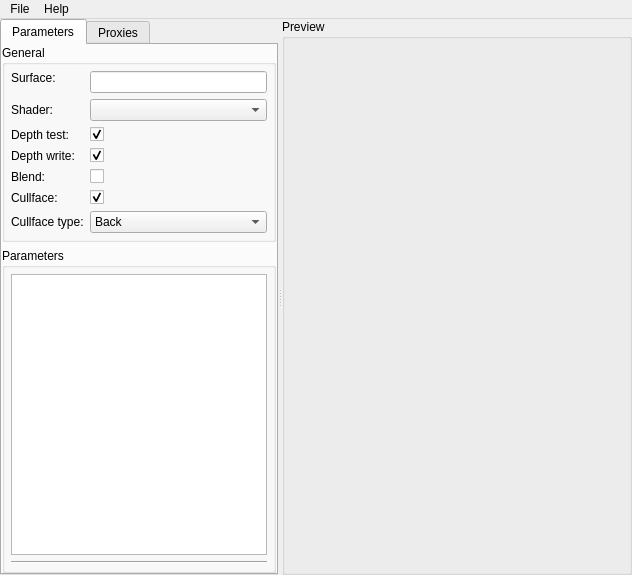
<?xml version="1.0" encoding="UTF-8"?>
<ui version="4.0">
 <class>Window_Editor</class>
 <widget class="QMainWindow" name="Window_Editor">
  <property name="geometry">
   <rect>
    <x>0</x>
    <y>0</y>
    <width>631</width>
    <height>575</height>
   </rect>
  </property>
  <property name="minimumSize">
   <size>
    <width>0</width>
    <height>0</height>
   </size>
  </property>
  <property name="maximumSize">
   <size>
    <width>16777215</width>
    <height>16777215</height>
   </size>
  </property>
  <property name="windowTitle">
   <string>LMTEditor</string>
  </property>
  <property name="windowIcon">
   <iconset resource="resource.qrc">
    <normaloff>:/icon.png</normaloff>:/icon.png</iconset>
  </property>
  <widget class="QWidget" name="centralwidget">
   <layout class="QHBoxLayout" name="horizontalLayout_2">
    <property name="spacing">
     <number>0</number>
    </property>
    <property name="leftMargin">
     <number>0</number>
    </property>
    <property name="topMargin">
     <number>0</number>
    </property>
    <property name="rightMargin">
     <number>0</number>
    </property>
    <property name="bottomMargin">
     <number>0</number>
    </property>
    <item>
     <widget class="QSplitter" name="splitter">
      <property name="sizePolicy">
       <sizepolicy hsizetype="Expanding" vsizetype="Preferred">
        <horstretch>0</horstretch>
        <verstretch>0</verstretch>
       </sizepolicy>
      </property>
      <property name="autoFillBackground">
       <bool>false</bool>
      </property>
      <property name="orientation">
       <enum>Qt::Horizontal</enum>
      </property>
      <widget class="QTabWidget" name="tabWidget_material">
       <property name="enabled">
        <bool>true</bool>
       </property>
       <property name="sizePolicy">
        <sizepolicy hsizetype="Minimum" vsizetype="Expanding">
         <horstretch>0</horstretch>
         <verstretch>0</verstretch>
        </sizepolicy>
       </property>
       <property name="currentIndex">
        <number>0</number>
       </property>
       <widget class="QWidget" name="tab_parameters">
        <attribute name="title">
         <string>Parameters</string>
        </attribute>
        <layout class="QVBoxLayout" name="verticalLayout">
         <property name="leftMargin">
          <number>0</number>
         </property>
         <property name="topMargin">
          <number>0</number>
         </property>
         <property name="rightMargin">
          <number>0</number>
         </property>
         <property name="bottomMargin">
          <number>0</number>
         </property>
         <item>
          <widget class="QGroupBox" name="groupBox_general">
           <property name="title">
            <string>General</string>
           </property>
           <property name="flat">
            <bool>false</bool>
           </property>
           <property name="checkable">
            <bool>false</bool>
           </property>
           <layout class="QFormLayout" name="formLayout_2">
            <property name="horizontalSpacing">
             <number>6</number>
            </property>
            <property name="verticalSpacing">
             <number>6</number>
            </property>
            <property name="leftMargin">
             <number>6</number>
            </property>
            <property name="topMargin">
             <number>6</number>
            </property>
            <property name="rightMargin">
             <number>6</number>
            </property>
            <property name="bottomMargin">
             <number>6</number>
            </property>
            <item row="0" column="0">
             <widget class="QLabel" name="label_surface">
              <property name="sizePolicy">
               <sizepolicy hsizetype="Expanding" vsizetype="Fixed">
                <horstretch>0</horstretch>
                <verstretch>0</verstretch>
               </sizepolicy>
              </property>
              <property name="text">
               <string>Surface:</string>
              </property>
             </widget>
            </item>
            <item row="0" column="1">
             <widget class="QLineEdit" name="lineEdit_surface">
              <property name="sizePolicy">
               <sizepolicy hsizetype="Minimum" vsizetype="Fixed">
                <horstretch>0</horstretch>
                <verstretch>0</verstretch>
               </sizepolicy>
              </property>
             </widget>
            </item>
            <item row="1" column="0">
             <widget class="QLabel" name="label_shader">
              <property name="sizePolicy">
               <sizepolicy hsizetype="Maximum" vsizetype="Preferred">
                <horstretch>0</horstretch>
                <verstretch>0</verstretch>
               </sizepolicy>
              </property>
              <property name="text">
               <string>Shader:</string>
              </property>
             </widget>
            </item>
            <item row="1" column="1">
             <widget class="QComboBox" name="comboBox_shader"/>
            </item>
            <item row="2" column="0">
             <widget class="QLabel" name="label_depthTest">
              <property name="sizePolicy">
               <sizepolicy hsizetype="Maximum" vsizetype="Preferred">
                <horstretch>0</horstretch>
                <verstretch>0</verstretch>
               </sizepolicy>
              </property>
              <property name="text">
               <string>Depth test:</string>
              </property>
             </widget>
            </item>
            <item row="2" column="1">
             <widget class="QCheckBox" name="checkBox_depthTest">
              <property name="text">
               <string/>
              </property>
              <property name="checked">
               <bool>true</bool>
              </property>
             </widget>
            </item>
            <item row="3" column="0">
             <widget class="QLabel" name="label_depthWrite">
              <property name="sizePolicy">
               <sizepolicy hsizetype="Maximum" vsizetype="Preferred">
                <horstretch>0</horstretch>
                <verstretch>0</verstretch>
               </sizepolicy>
              </property>
              <property name="text">
               <string>Depth write:</string>
              </property>
             </widget>
            </item>
            <item row="3" column="1">
             <widget class="QCheckBox" name="checkBox_depthWrite">
              <property name="text">
               <string/>
              </property>
              <property name="checked">
               <bool>true</bool>
              </property>
             </widget>
            </item>
            <item row="4" column="0">
             <widget class="QLabel" name="label_blend">
              <property name="sizePolicy">
               <sizepolicy hsizetype="Maximum" vsizetype="Preferred">
                <horstretch>0</horstretch>
                <verstretch>0</verstretch>
               </sizepolicy>
              </property>
              <property name="text">
               <string>Blend:</string>
              </property>
             </widget>
            </item>
            <item row="4" column="1">
             <widget class="QCheckBox" name="checkBox_blend">
              <property name="text">
               <string/>
              </property>
             </widget>
            </item>
            <item row="5" column="0">
             <widget class="QLabel" name="label_cullface">
              <property name="sizePolicy">
               <sizepolicy hsizetype="Maximum" vsizetype="Preferred">
                <horstretch>0</horstretch>
                <verstretch>0</verstretch>
               </sizepolicy>
              </property>
              <property name="text">
               <string>Cullface:</string>
              </property>
             </widget>
            </item>
            <item row="5" column="1">
             <widget class="QCheckBox" name="checkBox_cullface">
              <property name="text">
               <string/>
              </property>
              <property name="checked">
               <bool>true</bool>
              </property>
             </widget>
            </item>
            <item row="6" column="0">
             <widget class="QLabel" name="label_cullfaceType">
              <property name="sizePolicy">
               <sizepolicy hsizetype="Maximum" vsizetype="Preferred">
                <horstretch>0</horstretch>
                <verstretch>0</verstretch>
               </sizepolicy>
              </property>
              <property name="text">
               <string>Cullface type:</string>
              </property>
             </widget>
            </item>
            <item row="6" column="1">
             <widget class="QComboBox" name="comboBox_cullfaceType">
              <item>
               <property name="text">
                <string>Back</string>
               </property>
              </item>
              <item>
               <property name="text">
                <string>Front</string>
               </property>
              </item>
             </widget>
            </item>
           </layout>
          </widget>
         </item>
         <item>
          <widget class="QGroupBox" name="groupBox_parameters">
           <property name="title">
            <string>Parameters</string>
           </property>
           <property name="flat">
            <bool>false</bool>
           </property>
           <layout class="QVBoxLayout" name="verticalLayout_2">
            <property name="leftMargin">
             <number>6</number>
            </property>
            <property name="topMargin">
             <number>6</number>
            </property>
            <property name="rightMargin">
             <number>6</number>
            </property>
            <property name="bottomMargin">
             <number>6</number>
            </property>
            <item>
             <widget class="QListWidget" name="listWidget_parameters">
              <property name="sizePolicy">
               <sizepolicy hsizetype="Minimum" vsizetype="Expanding">
                <horstretch>0</horstretch>
                <verstretch>0</verstretch>
               </sizepolicy>
              </property>
              <property name="contextMenuPolicy">
               <enum>Qt::CustomContextMenu</enum>
              </property>
             </widget>
            </item>
            <item>
             <widget class="Line" name="line">
              <property name="frameShadow">
               <enum>QFrame::Sunken</enum>
              </property>
              <property name="orientation">
               <enum>Qt::Horizontal</enum>
              </property>
             </widget>
            </item>
           </layout>
          </widget>
         </item>
        </layout>
       </widget>
       <widget class="QWidget" name="tab_proxies">
        <property name="enabled">
         <bool>true</bool>
        </property>
        <attribute name="title">
         <string>Proxies</string>
        </attribute>
        <layout class="QVBoxLayout" name="verticalLayout_3">
         <property name="leftMargin">
          <number>0</number>
         </property>
         <property name="topMargin">
          <number>0</number>
         </property>
         <property name="rightMargin">
          <number>0</number>
         </property>
         <property name="bottomMargin">
          <number>0</number>
         </property>
         <item>
          <widget class="QGroupBox" name="groupBox_proxies">
           <property name="title">
            <string>General</string>
           </property>
           <layout class="QVBoxLayout" name="verticalLayout_4">
            <property name="leftMargin">
             <number>6</number>
            </property>
            <property name="topMargin">
             <number>6</number>
            </property>
            <property name="rightMargin">
             <number>6</number>
            </property>
            <property name="bottomMargin">
             <number>6</number>
            </property>
            <item>
             <widget class="QListWidget" name="listWidget_proxies">
              <property name="sizePolicy">
               <sizepolicy hsizetype="Expanding" vsizetype="Expanding">
                <horstretch>0</horstretch>
                <verstretch>0</verstretch>
               </sizepolicy>
              </property>
              <property name="contextMenuPolicy">
               <enum>Qt::CustomContextMenu</enum>
              </property>
             </widget>
            </item>
           </layout>
          </widget>
         </item>
         <item>
          <widget class="QGroupBox" name="groupBox_proxiesParameters">
           <property name="title">
            <string>Parameters</string>
           </property>
           <layout class="QVBoxLayout" name="verticalLayout_5">
            <property name="leftMargin">
             <number>6</number>
            </property>
            <property name="topMargin">
             <number>6</number>
            </property>
            <property name="rightMargin">
             <number>6</number>
            </property>
            <property name="bottomMargin">
             <number>6</number>
            </property>
            <item>
             <widget class="QListWidget" name="listWidget_proxiesParameters">
              <property name="contextMenuPolicy">
               <enum>Qt::CustomContextMenu</enum>
              </property>
             </widget>
            </item>
            <item>
             <widget class="Line" name="line_2">
              <property name="orientation">
               <enum>Qt::Horizontal</enum>
              </property>
             </widget>
            </item>
           </layout>
          </widget>
         </item>
        </layout>
       </widget>
      </widget>
      <widget class="QGroupBox" name="groupBox_preview">
       <property name="sizePolicy">
        <sizepolicy hsizetype="Maximum" vsizetype="Fixed">
         <horstretch>0</horstretch>
         <verstretch>0</verstretch>
        </sizepolicy>
       </property>
       <property name="minimumSize">
        <size>
         <width>350</width>
         <height>554</height>
        </size>
       </property>
       <property name="title">
        <string>Preview</string>
       </property>
       <layout class="QHBoxLayout" name="horizontalLayout_3">
        <property name="spacing">
         <number>0</number>
        </property>
        <property name="leftMargin">
         <number>3</number>
        </property>
        <property name="topMargin">
         <number>3</number>
        </property>
        <property name="rightMargin">
         <number>3</number>
        </property>
        <property name="bottomMargin">
         <number>3</number>
        </property>
        <item>
         <widget class="Widget_Viewport" name="widget_preview" native="true">
          <property name="autoFillBackground">
           <bool>false</bool>
          </property>
         </widget>
        </item>
       </layout>
      </widget>
     </widget>
    </item>
   </layout>
  </widget>
  <widget class="QMenuBar" name="menubar">
   <property name="geometry">
    <rect>
     <x>0</x>
     <y>0</y>
     <width>631</width>
     <height>21</height>
    </rect>
   </property>
   <widget class="QMenu" name="menuFile">
    <property name="title">
     <string>File</string>
    </property>
    <addaction name="actionNew_file"/>
    <addaction name="actionOpen_file"/>
    <addaction name="separator"/>
    <addaction name="actionSave_file"/>
    <addaction name="actionSave_file_as"/>
    <addaction name="separator"/>
    <addaction name="actionClose_file"/>
   </widget>
   <widget class="QMenu" name="menuHelp">
    <property name="title">
     <string>Help</string>
    </property>
    <addaction name="actionAbout"/>
    <addaction name="actionAbout_Qt"/>
   </widget>
   <addaction name="menuFile"/>
   <addaction name="menuHelp"/>
  </widget>
  <action name="actionNew_file">
   <property name="text">
    <string>New</string>
   </property>
   <property name="shortcut">
    <string>Ctrl+N</string>
   </property>
  </action>
  <action name="actionOpen_file">
   <property name="text">
    <string>Open..</string>
   </property>
   <property name="shortcut">
    <string>Ctrl+O</string>
   </property>
  </action>
  <action name="actionSave_file">
   <property name="text">
    <string>Save</string>
   </property>
   <property name="shortcut">
    <string>Ctrl+S</string>
   </property>
  </action>
  <action name="actionSave_file_as">
   <property name="text">
    <string>Save As..</string>
   </property>
  </action>
  <action name="actionClose_file">
   <property name="text">
    <string>Exit</string>
   </property>
   <property name="shortcut">
    <string>Ctrl+Q</string>
   </property>
  </action>
  <action name="actionAbout">
   <property name="text">
    <string>About</string>
   </property>
  </action>
  <action name="actionAbout_Qt">
   <property name="text">
    <string>About Qt</string>
   </property>
  </action>
 </widget>
 <customwidgets>
  <customwidget>
   <class>Widget_Viewport</class>
   <extends>QWidget</extends>
   <header>widget_viewport.h</header>
   <container>1</container>
  </customwidget>
 </customwidgets>
 <resources>
  <include location="resource.qrc"/>
 </resources>
 <connections/>
</ui>
